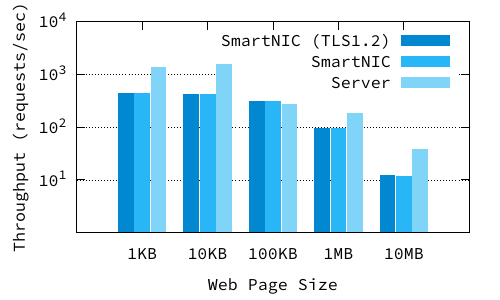

The script that saved this image:
# This plot a round trip latency

set terminal pdf enhanced font "SourceCodePro,18"
set output "single_core_throughput.pdf"

color1 = "#0288D1"; color2 = "#29B6F6"; color3 = "#80D4F8"
set style data histogram
set style histogram cluster gap 1
set style fill solid
set boxwidth 0.9
set xtics format ""
set xlabel "Web Page Size"
set grid ytics
set ylabel "Throughput (requests/sec)"
set format y "10^{{%L}}"
set logscale y 10
set yrange [1:10000]
set ytics (0, 10, 100, 1000, 10000, 100000)
set key top right

plot "single_core_throughput.dat" using 2:xtic(1) title "SmartNIC (TLS1.2)" linecolor rgb color1,   \
     "single_core_throughput.dat" using 3 title "SmartNIC" linecolor rgb color2,   \
     "single_core_throughput.dat" using 4 title "Server" linecolor rgb color3
